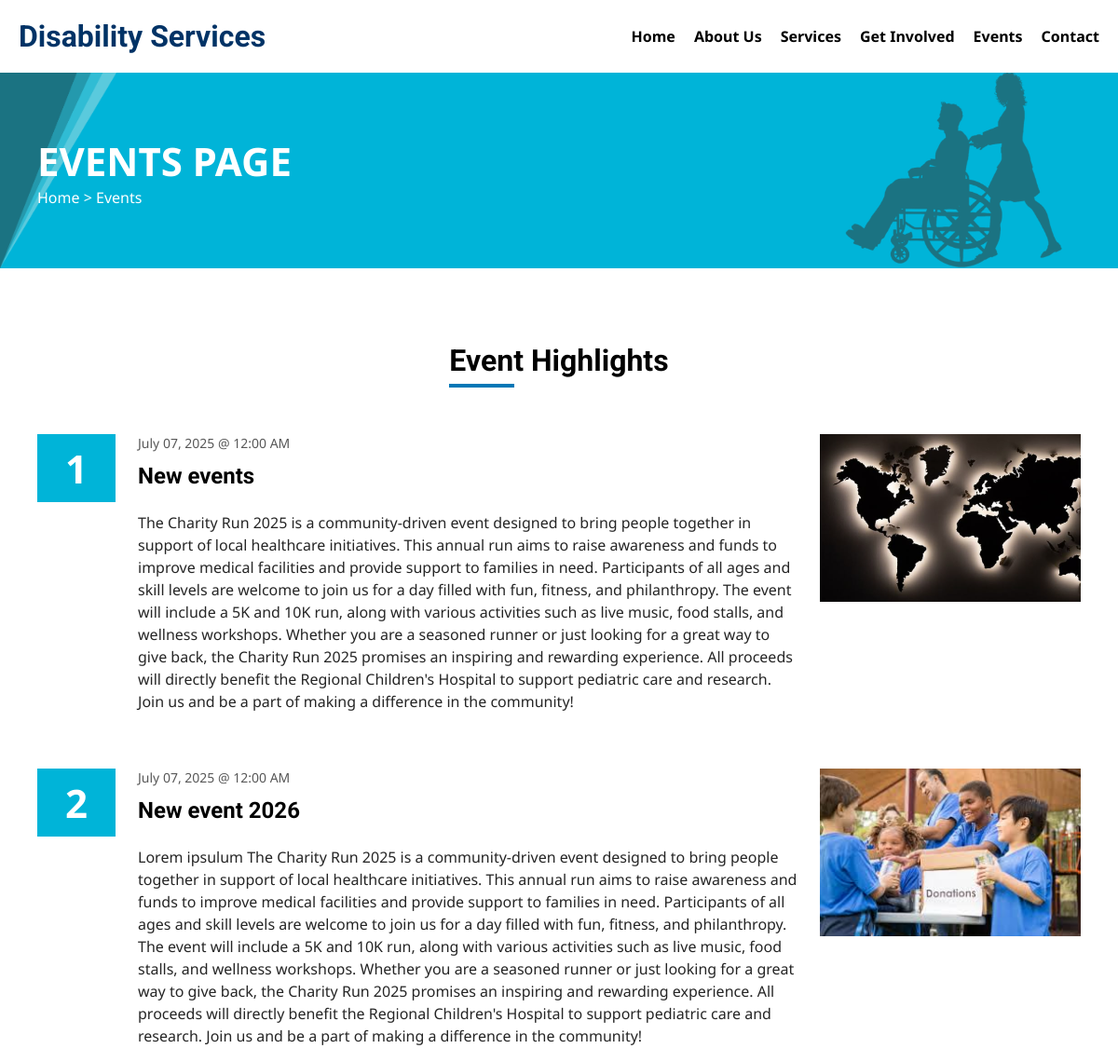
The app's page /events/ (upper part), older data.
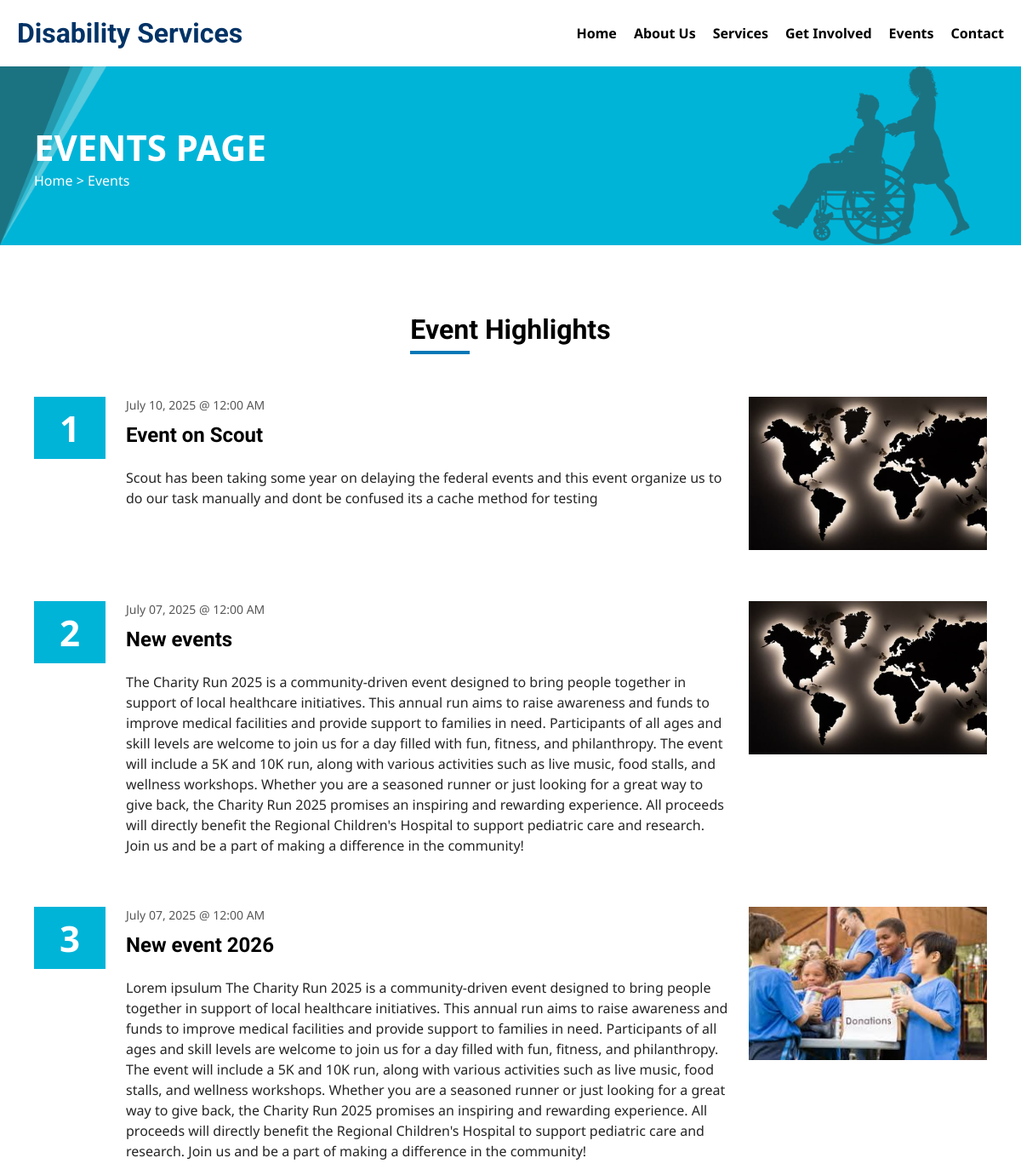
The same page, newer data.
### contactapp/models.py (models this page shows, shortened)
class Event(models.Model):
    title = models.CharField(max_length=200)
    description = models.TextField()
    date = models.DateTimeField()
    image = models.ImageField(upload_to='events/')
    is_upcoming = models.BooleanField(default=True)

### contactapp/views.py (the view)
# urls.py: path('events/', event_view,name='events'),
@cache_page(60*5)
def event_view(request):
    past_events = Event.objects.filter(is_upcoming=False).order_by('-date')
    upcoming_events = Event.objects.filter(is_upcoming=True).order_by('date')
    context = {
        'past_events': past_events,
        'upcoming_events': upcoming_events,
    }
    return render(request, 'events.html', context)

### contactapp/templates/events.html (shortened to what this page needs)
{% load static %}
<!DOCTYPE html>
<html lang="en">
<head>
    <link rel="stylesheet" href="{% static 'css/events.css' %}" />
    <link rel="stylesheet" href="{% static 'css/index.css' %}" />
</head>
<body>
    <header class="header">
        <div class="logo">
            <a href="/">
                <h1>Disability Services</h1>
            </a>
        </div>
        <nav>
            <ul id="navLinks">
                <li><a href="{% url 'home' %}">Home</a></li>
                <li><a href="{% url 'aboutus' %}">About Us</a></li>
                <li><a href="{% url 'services' %}">Services</a></li>
                <li><a href="{% url 'getinvolved' %}">Get Involved</a></li>
                <li><a href="{% url 'events' %}">Events</a></li>
                <li><a href="{% url 'contact' %}">Contact</a></li>
            </ul>
        </nav>
    </header>
    <section class="page-navigation">
        <img src="{% static 'images/reactangle-design2.png' %}" class="page-navigation-bg" alt="" />
        <div class="container">
            <div class="page-navigation-content">
                <p class="page-name">Events Page</p>
                <p class="page-link"><a href="/">Home</a> &gt; Events</p>
            </div>
            <img class="wheelchair" src="{% static 'images/wheelchair-nurse2.png' %}" alt="Nurse" />
        </div>
    </section>
    <section class="events">
        <div class="container">
            <div class="section-title">
                <h2>Event Highlights</h2>
            </div>
            <div class="events-wrapper">
                {% for event in past_events %}
                <div class="events-box">
                    <div class="event-number">
                        <p>{{ forloop.counter }}</p>
                    </div>
                    <div>
                        <p class="event-date">{{ event.date|date:"F d, Y @ h:i A" }}</p>
                        <h3 class="event-title">{{ event.title }}</h3>
                        <p class="event-description">{{ event.description }}</p>
                    </div>
                    {% if event.image %}
                    <img class="event-image" src="{{ event.image.url }}" alt="{{ event.title }} Event image" />
                    {% endif %}
                </div>
                {% empty %}
                <p>No past events available.</p>
                {% endfor %}
            </div>
        </div>
    </section>
</body>
</html>

Row changes from the older to the newer data that the page shows:
added Event: date "July 10, 2025 @ 12:00 AM", title "Event on Scout", description "Scout has been taking some year on delaying the federal events and this event organize us to do our task manually and dont be confused its a cache method for testing", image (picture)
